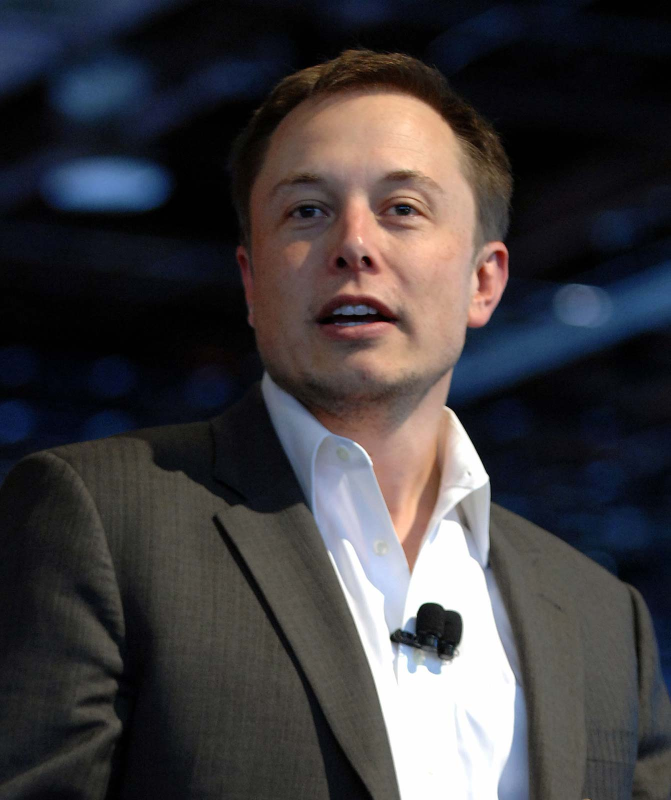
#> input picture resources/face.jpg, 1342 x 1600 px, given in place of the camera (shown at 1/2 size)
$ python virtual_canvas.py
#> lines starting #> are read from the running program, lines starting #| are printed output that depends on the picture; after the words box and inside, x2 and y2 are one past the last pixel; in counts of white or black regions, pixels touching at a corner belong together
import cv2
import numpy as np


class VPaint:
    def __init__(self, camId, HSVCOLORS, BGRCOLORS):

#> in open_canvas, img is the input picture: shape (1600, 1342, 3); mean B, G, R 63.2, 60.6, 63.6
        self.ID = camId
        self.frameWidth = 640
        self.frameHeight = 480
        self.brightness = 150
        self.cam = cv2.VideoCapture(self.ID, cv2.CAP_DSHOW)

        self.cam.set(3, self.frameWidth)
        self.cam.set(4, self.frameHeight)
        self.cam.set(10, self.brightness)

        self.HSV_VALS = HSVCOLORS
        self.BGR_VALS = BGRCOLORS

        self.drawPoints = []

        self.ResultImg = None

    def _get_contours(self, SourceImg):
        contours, hierarchy = cv2.findContours(SourceImg, cv2.RETR_EXTERNAL, cv2.CHAIN_APPROX_NONE)
        x, y, w, h = (0, 0, 0, 0)
        for cnt in contours:
            area = cv2.contourArea(cnt)
            if area > 500:
                    peri = cv2.arcLength(cnt, True)
                    approx = cv2.approxPolyDP(cnt, 0.02*peri, True)
                    x, y, w, h = cv2.boundingRect(approx)
        return (x+w//2, y)

    def _get_color_obj_pos(self, SourceImg):
        imgHSV = cv2.cvtColor(SourceImg, cv2.COLOR_BGR2HSV)
#> imgHSV: shape (1600, 1342, 3); mean H, S, V 60.5, 80.3, 72.7
        for idx, val in enumerate(self.HSV_VALS):
            lower = np.array(val[0:3])
            upper = np.array([val[3:6]])
            mask = cv2.inRange(imgHSV, lower, upper)
            x, y = self._get_contours(mask)
            cv2.circle(self.ResultImg, (x, y), 10, self.BGR_VALS[idx], cv2.FILLED)
            if x != 0 and y != 0:
                self.drawPoints.append((x, y, idx))
#> this loop made 1 pass
#> (x, y) on pass 1: (767, 115)
#> pass 1, in _get_color_obj_pos, `mask = cv2.inRange(imgHSV, lower, upper)`:
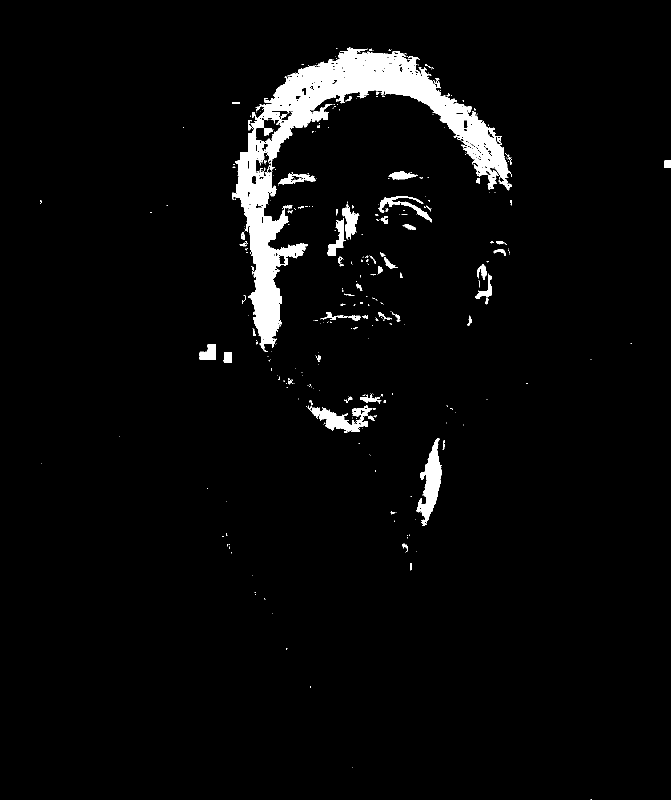
#> mask: shape (1600, 1342) (shown at 1/2 size); 3.7% white; 391 white regions (320 under 20 px), largest, box (x1, y1, x2, y2) and area: (464, 95, 1024, 704) 61134, (833, 876, 883, 1052) 3899, (623, 810, 744, 864) 2825
#> after the loop: self.ResultImg: shape (1600, 1342, 3); 0.01% of pixels changed, all inside (x1, y1, x2, y2) = (757, 105, 778, 126)
#> after the loop, self.drawPoints = [(767, 115, 0)]

    def _draw_on_canvas(self):
        for point in self.drawPoints:
            cv2.circle(self.ResultImg, (point[0], point[1]), 10, self.BGR_VALS[point[2]], cv2.FILLED)
#> this loop made 1 pass

    def open_canvas(self):
        while True:
            success, img = self.cam.read()
            self.ResultImg = img.copy()
            try:
                self._get_color_obj_pos(img)
                self._draw_on_canvas()
                cv2.imshow(f"WebCam({self.ID})", self.ResultImg)
                if cv2.waitKey(1) & 0xFF == ord('q'):
#> (key q is pressed here)
                    print("pressed q to exit !")
                    break
            except:
                print(f"No webcam is activate with id {self.ID}!")
                break


if __name__ == "__main__":
    myColors = [[5, 107, 0, 19, 255, 255]]

    myColors_BGR = [[0, 140, 255]]

    paint = VPaint(0, myColors, myColors_BGR)
    paint.open_canvas()

$ run again, on resources/many_ff.jpg
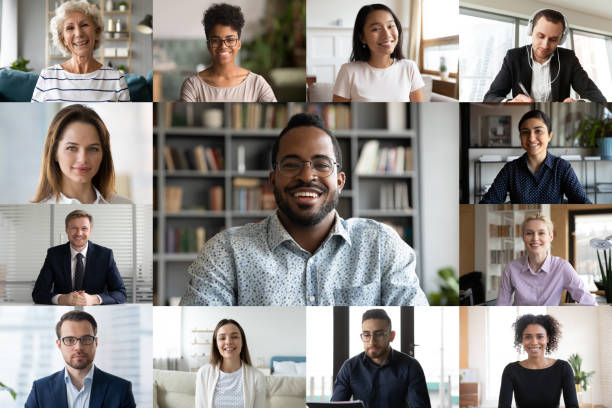
#> input picture resources/many_ff.jpg, 612 x 408 px, given in place of the camera
#> in open_canvas, img is the input picture: shape (408, 612, 3); mean B, G, R 138.3, 142.2, 146.5
#> imgHSV: shape (408, 612, 3); mean H, S, V 51.3, 44.2, 151.5
#> the loop in _get_color_obj_pos, `for idx, val in enumerate(self.HSV_VALS):` made 1 pass
#> (x, y) on pass 1: (372, 5)
#> pass 1, in _get_color_obj_pos, `mask = cv2.inRange(imgHSV, lower, upper)`:
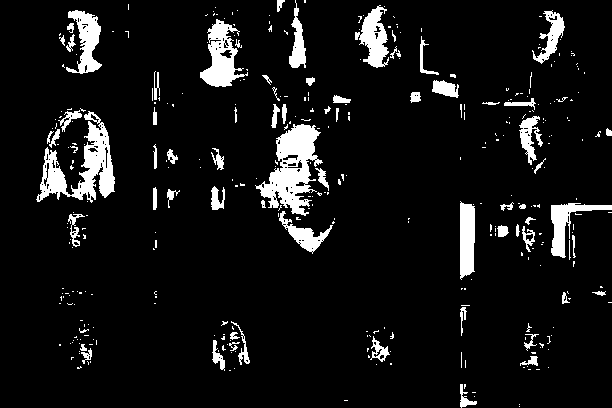
#> mask: shape (408, 612); 7.9% white; 360 white regions (287 under 20 px), largest, box (x1, y1, x2, y2) and area: (255, 124, 323, 216) 2924, (36, 111, 115, 203) 2702, (200, 19, 248, 87) 1531
#> after the loop in _get_color_obj_pos, `for idx, val in enumerate(self.HSV_VALS):`:
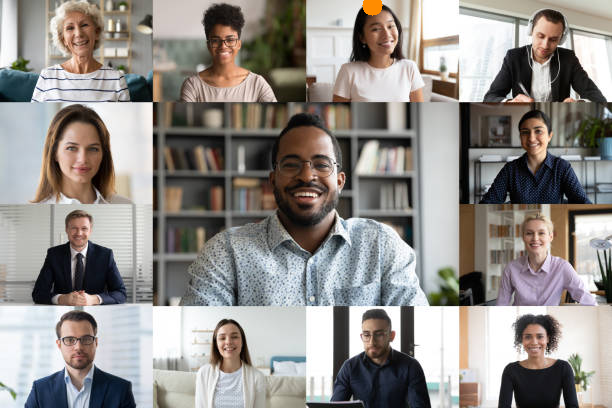
#> self.ResultImg: shape (408, 612, 3); 0.1% of pixels changed, all inside (x1, y1, x2, y2) = (362, 0, 383, 16)
#> after the loop in _get_color_obj_pos, `for idx, val in enumerate(self.HSV_VALS):`: self.drawPoints = [(372, 5, 0)]
#> the loop in _draw_on_canvas, `for point in self.drawPoints:` made 1 pass
